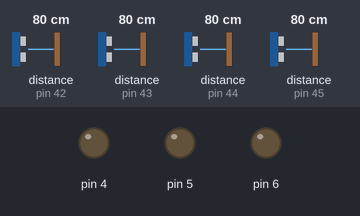
Simulated run of this sketch. Board: Arduino Uno, built for the host (arithmetic inside an expression is 32-bit, double 64-bit). Parts: output pins drawn as LEDs (lit = HIGH). Inputs (shaded band) come from the test bench; at power-on: distance to the obstacle (sensors on pin 42, pin 43, pin 44, pin 45) 80 cm. Pins used as bus, display or sensor lines are not drawn; what the sketch prints to the serial monitor is not drawn.

Above: at 0.1 s.
At 1.9 s:
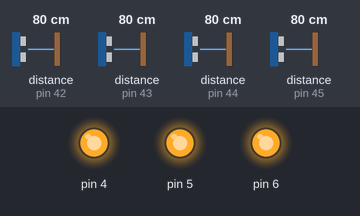
Timing chart, 0 to 3.4 s (numbered marks = the images above):
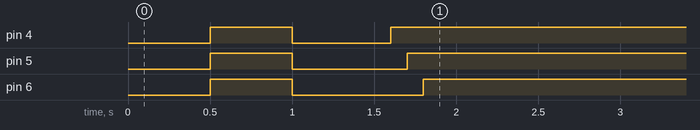

The sketch:

ArduinoContinousMultiVL53LOX.ino
```cpp
/* This example shows how to use continuous mode to take
range measurements with the VL53L0X. It is based on
vl53l0x_ContinuousRanging_Example.c from the VL53L0X API.

The range readings are in units of mm. */

#include <Wire.h>
#include <VL53L0X.h>

const unsigned int SensorCount = 4;
unsigned int firstPin = 3;
uint8_t firstAddress = 0x2A;

VL53L0X sensors[SensorCount];

void setup()
{
  Serial.begin(115200);
  for(int i=0; i<SensorCount; i++)  {
    pinMode(firstPin+i, HIGH);
  }


  //Put all sensors to sleep
  for(int i=0; i<SensorCount; i++)  {
    digitalWrite(firstPin+i, LOW);
  }
  delay(500);

  Wire.begin();

  //Wake all sensors
  for(int i=0; i<SensorCount; i++)  {
    digitalWrite(firstPin+i, HIGH);
  }
  delay(500);
  for(int i=0; i<SensorCount; i++)  {
    digitalWrite(firstPin+i, LOW);
  }
  delay(500);

  for(int i=0; i<SensorCount; i++)  {
    digitalWrite(firstPin+i, HIGH);

    delay(100);
    sensors[i].init();
    //sensors[i].setTimeout(100);
    //sensors[i].setMeasurementTimingBudget(20000);
    sensors[i].setAddress(firstAddress+i);
  }
  for(int i=0; i<SensorCount; i++)  {
    String s = String("Sensor Address ");
    s += (i+1);
    s += (": ");
    s += (sensors[i].getAddress());
    Serial.println(s);
    sensors[i].startContinuous();
  }
  delay(1000);
}

void loop()
{
  String out = String();
  for(int i=0; i<SensorCount; i++)  {
    out += "Sensor ";
    out += i;
    out += ": ";
    int tmp = sensors[i].readRangeContinuousMillimeters();
    if(tmp<1000) {
      out += sensors[i].readRangeContinuousMillimeters();
    }
    else  {
      out += -1;
    }
    out += "\t\t";
    if (sensors[i].timeoutOccurred()) { Serial.println(" TIMEOUT"); }
  }
  Serial.println(out);

}
```
